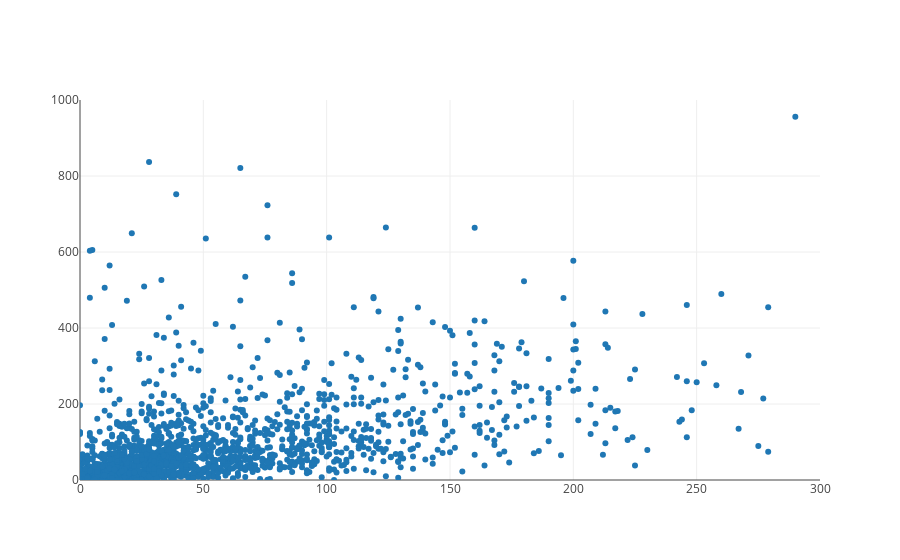

The code cell stored with this chart in its notebook:
### Markdown cell above
Huh, well we should've known.  Now let's zoom in on our dataset so that our plot no longer expands for just a few of the outliers. We will set the x-axis of our plot to go from zero to 300 million dollars, and the y-axis of our plot to go from zero to one billion dollars.

### Code cell
from graph import build_layout
revenues_per_budgets_trace = trace_values(budgets, domestic_revenues, text = titles)
revenues_layout = build_layout(x_range = [0, 300], y_range = [0, 1000])
plot([revenues_per_budgets_trace], revenues_layout)

### Figure 1 — Plotly figure (JSON) as saved in the notebook; plotly's stock layout.template omitted (floating-point values rounded to 4 significant figures; data arrays with more than 128 entries replaced by an {"elided": "..."} marker saying what was removed)
{"data": [{"mode": "markers", "name": "data", "text": {"elided": "1776 str values"}, "type": "scatter", "uid": "2c088a90-08f0-469d-8bbb-74eab262b17d", "x": {"elided": "1776 int values"}, "y": {"elided": "1776 float values"}}], "layout": {"xaxis": {"range": [0, 300]}, "yaxis": {"range": [0, 1000]}}}
